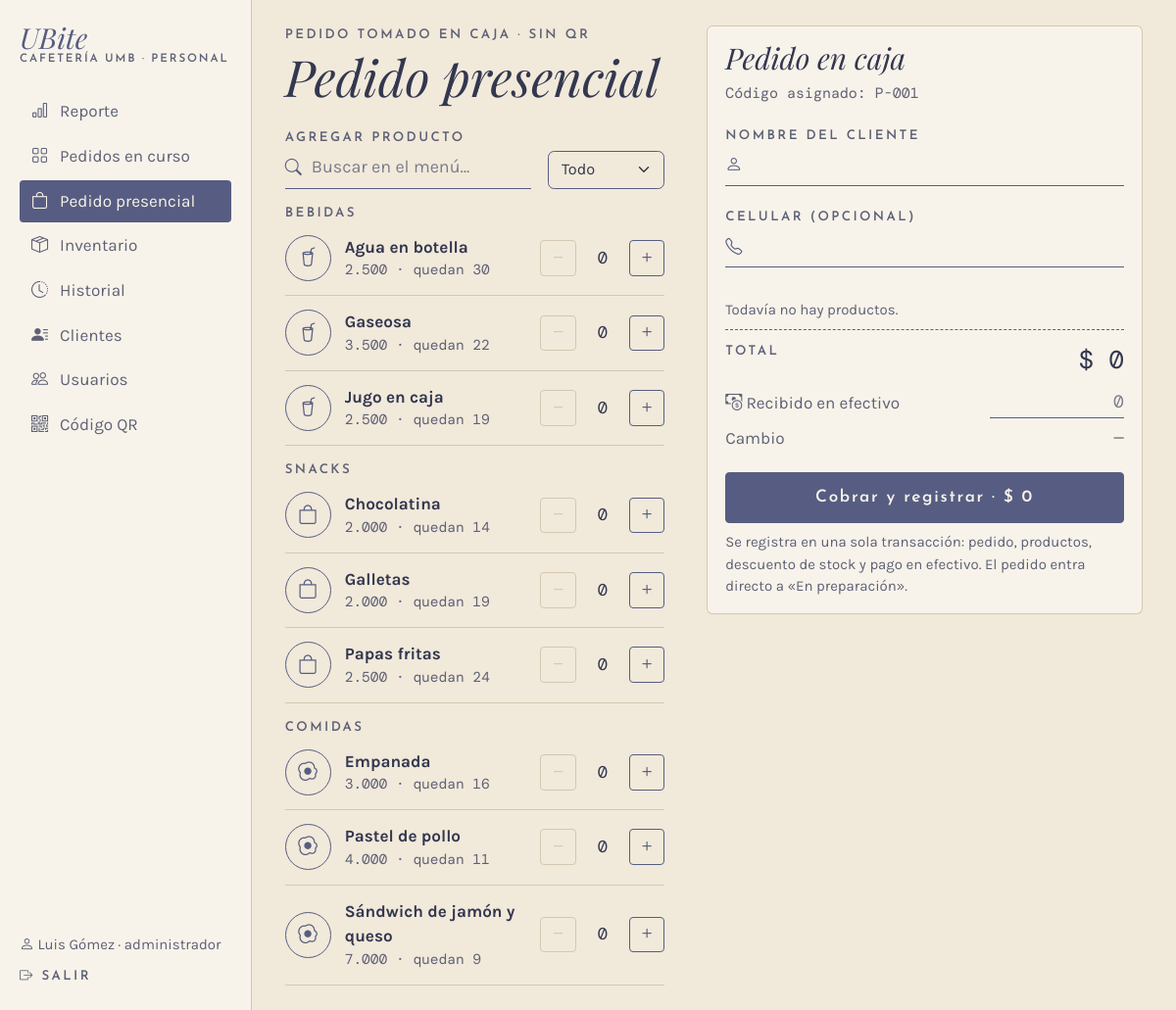
The app's page /caja/presencial (signed in), older data.
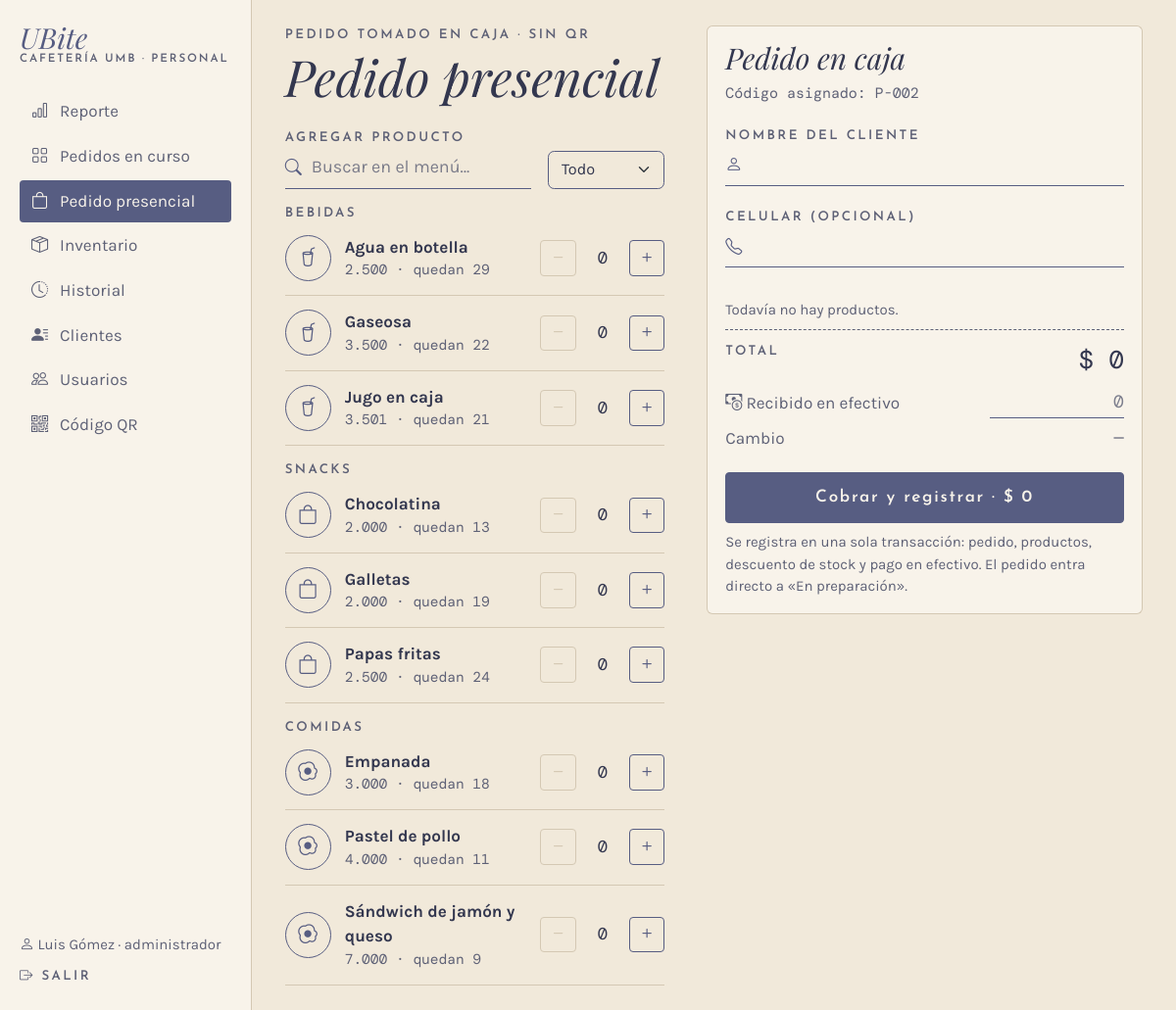
The same page, newer data.
### app/models.py (models this page shows, shortened)
class Producto(db.Model):
    __tablename__ = "producto"
    __table_args__ = (
        db.CheckConstraint("precio > 0", name="ck_producto_precio"),
        db.CheckConstraint("stock_actual >= 0", name="ck_producto_stock"),
        db.CheckConstraint("stock_minimo >= 0", name="ck_producto_minimo"),
    )
    id_producto = db.Column(db.Integer, primary_key=True, autoincrement=True)
    nombre = db.Column(db.Text, nullable=False)
    descripcion = db.Column(db.Text)
    precio = db.Column(db.Float, nullable=False)
    stock_actual = db.Column(db.Integer, nullable=False, default=0)
    stock_minimo = db.Column(db.Integer, nullable=False, default=0)
    activo = db.Column(db.Boolean, nullable=False, default=True)
    id_categoria = db.Column(db.Integer, db.ForeignKey("categoria.id_categoria"), nullable=False)
    categoria = db.relationship("Categoria", back_populates="productos")

class Categoria(db.Model):
    __tablename__ = "categoria"
    id_categoria = db.Column(db.Integer, primary_key=True, autoincrement=True)
    nombre = db.Column(db.Text, nullable=False, unique=True)
    productos = db.relationship("Producto", back_populates="categoria", lazy=True)

### app/routes/caja.py (the view, shortened to what this page needs)
@bp.route("/presencial", methods=["GET", "POST"])
@rol_requerido(*PERSONAL)
def presencial():
    menu = servicios.menu_por_categoria()
    codigo = servicios.siguiente_codigo("presencial")
    if request.method == "GET":
        return render_template("caja/presencial.html", menu=menu, form={}, codigo=codigo)

### app/__init__.py (called while the page is built)
def pesos(valor):
    return f"{valor:,.0f}".replace(",", ".")

@login_manager.user_loader
def cargar_usuario(id_usuario):
    from .models import Usuario
    u = db.session.get(Usuario, int(id_usuario))
    return u if u is not None and u.activo else None

### app/database.py (called while the page is built)
@event.listens_for(Engine, "begin")
def _iniciar(conexion):
    conexion.exec_driver_sql("BEGIN IMMEDIATE" if _escritura.get() else "BEGIN")

### app/models.py (called while the page is built)
    @property
    def is_active(self):
        return bool(self.activo)

### app/routes/__init__.py (called while the page is built)
def rol_requerido(*roles):
    def decorador(vista):
        @wraps(vista)
        @login_required
        def envoltura(*args, **kwargs):
            if current_user.rol not in roles:
                abort(403)
            return vista(*args, **kwargs)
        return envoltura
    return decorador

### app/routes/cliente.py (called while the page is built)
@bp.app_context_processor
def datos_carrito():
    carrito = session.get("carrito", {})
    return {"unidades_carrito": sum(carrito.values())}

### app/servicios.py (called while the page is built)
def menu_por_categoria():
    productos = (Producto.query.filter_by(activo=True)
                 .order_by(Producto.id_categoria, Producto.nombre).all())
    menu = {}
    for p in productos:
        menu.setdefault(p.categoria.nombre, []).append(p)
    return menu

### app/templates/caja/presencial.html (shortened to what this page needs)
{% extends "caja/_base.html" %}
{% set titulo_barra = "Pedido presencial" %}
{% set iconos = {"Bebidas": "bi-cup-straw", "Snacks": "bi-bag", "Comidas": "bi-egg-fried"} %}
{% block panel %}
<form method="post" class="presencial" id="presencial">
  <div class="zona-titulo">
    <p class="etiqueta mb-1">Pedido tomado en caja · sin QR</p>
    <h1 class="titulo display-5 mb-0 d-none d-lg-block">Pedido presencial</h1>
  </div>
  <div class="zona-productos">
    <label class="etiqueta" for="buscar">Agregar producto</label>
    <div class="d-flex gap-3 align-items-end mb-2">
      <div class="campo-icono flex-fill"><i class="bi bi-search"></i>
        <input class="form-control linea-campo" id="buscar" placeholder="Buscar en el menú…" autocomplete="off">
      </div>
      <select class="form-select selector-categoria" id="categoria" aria-label="Categoría">
        <option value="">Todo</option>
      </select>
    </div>
    {% for categoria, productos in menu.items() %}
    <section class="categoria" data-categoria="{{ categoria }}">
      <h2 class="etiqueta mt-3 mb-0">{{ categoria }}</h2>
      {% for p in productos %}
      <div class="fila-menu {% if p.stock_actual == 0 %}agotado{% endif %}" data-nombre="{{ p.nombre|lower }}">
        <span class="icono d-none d-sm-flex"><i class="bi {{ iconos.get(categoria, 'bi-basket') }}"></i></span>
        <div class="info">
          <div class="fw-bold">{{ p.nombre }}</div>
          <div class="detalle mono">{{ p.precio|pesos }} · {% if p.stock_actual %}quedan {{ p.stock_actual }}{% else %}agotado{% endif %}</div>
        </div>
        <div class="contador stepper" data-precio="{{ p.precio }}" data-nombre="{{ p.nombre }}">
          <button type="button" class="btn-mas menos" aria-label="Quitar {{ p.nombre }}"><i class="bi bi-dash"></i></button>
          <input class="cant-input mono" type="number" name="cant_{{ p.id_producto }}" min="0" max="{{ p.stock_actual }}"
                 value="{{ form.get('cant_' ~ p.id_producto, 0) }}" aria-label="Cantidad de {{ p.nombre }}">
          <button type="button" class="btn-mas mas" aria-label="Agregar {{ p.nombre }}"><i class="bi bi-plus"></i></button>
        </div>
      </div>
      {% endfor %}
    </section>
    {% endfor %}
  </div>
  <aside class="zona-pedido">
  <div class="zona-datos tarjeta">
    <h2 class="titulo fs-3 d-none d-lg-block">Pedido en caja</h2>
    <p class="mono small suave">Código asignado: {{ codigo }}</p>
    <label class="etiqueta" for="nombre">Nombre del cliente</label>
    <div class="campo-icono mb-3"><i class="bi bi-person"></i>
      <input class="form-control linea-campo" id="nombre" name="nombre" maxlength="60" value="{{ form.get('nombre', '') }}" required>
    </div>
    <label class="etiqueta" for="telefono">Celular (opcional)</label>
    <div class="campo-icono"><i class="bi bi-telephone"></i>
      <input class="form-control linea-campo" id="telefono" name="telefono" inputmode="numeric" maxlength="13" value="{{ form.get('telefono', '') }}">
    </div>
  </div>
  <div class="zona-resumen tarjeta lineas-total" id="resumen">
    <div id="lineas"><p class="small suave mb-0">Todavía no hay productos.</p></div>
    <div class="fila total"><span class="etiqueta">Total</span><span class="mono fs-4">$ <span id="total">0</span></span></div>
    <div class="fila align-items-center">
      <label class="suave" for="recibido"><i class="bi bi-cash-coin"></i> Recibido en efectivo</label>
      <input class="form-control linea-campo mono text-end recibido" id="recibido" inputmode="numeric" placeholder="0">
    </div>
    <div class="fila suave"><span>Cambio</span><span class="mono" id="cambio">0</span></div>
    <button class="btn btn-ubite w-100 mt-3" type="submit" id="cobrar">Cobrar y registrar · $ <span id="total-boton">0</span></button>
    <p class="small suave mt-2 mb-0">Se registra en una sola transacción: pedido, productos, descuento de stock y pago en efectivo. El pedido entra directo a «En preparación».</p>
  </div>
  </aside>
</form>
{% endblock %}

Row changes from the older to the newer data that the page shows:
changed Producto "Agua en botella": stock_actual "30" → "29"
changed Producto "Jugo en caja": precio|pesos "2.500" → "3.501"; stock_actual "19" → "21"
changed Producto "Chocolatina": stock_actual "14" → "13"
changed Producto "Empanada": stock_actual "16" → "18"
Text that changed along with them:
{{ codigo }}: "P-001" → "P-002"
